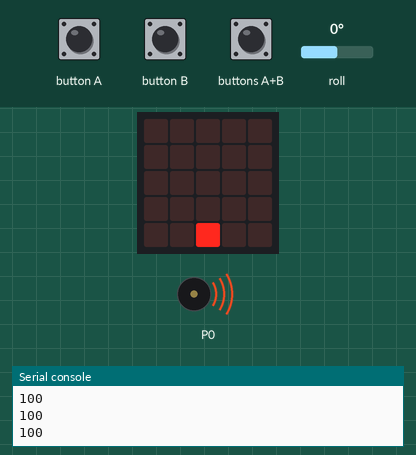
Bench run of a program on a simulated BBC micro:bit (MakeCode). Parts: the board's 5×5 LED display, buzzer (waves = sounding), the last lines printed to the serial console. The inputs (shaded band) are chosen by the test bench; at power-on: roll 0°.

Above: at 1.2 s.
1.3 s: roll set to 90°
At 3.0 s:
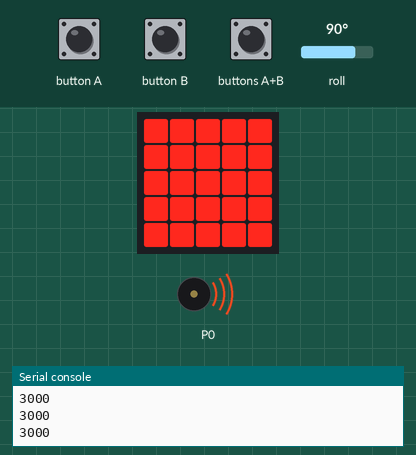
3.3 s: roll set to -172°
At 3.45 s:
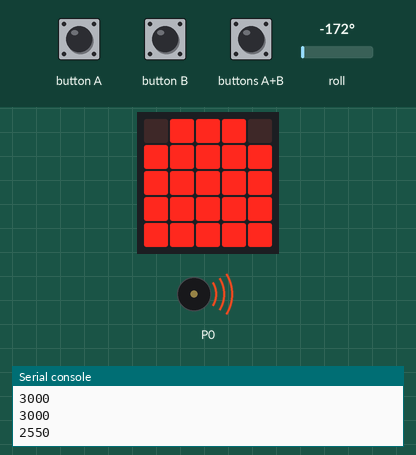
5.3 s: roll set to 172°
At 5.45 s:
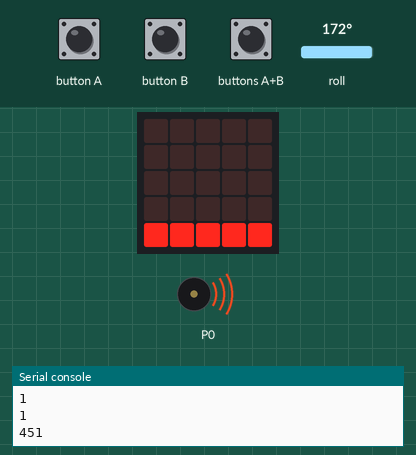
7.3 s: button A pressed for 0.15 s
At 8.1 s:
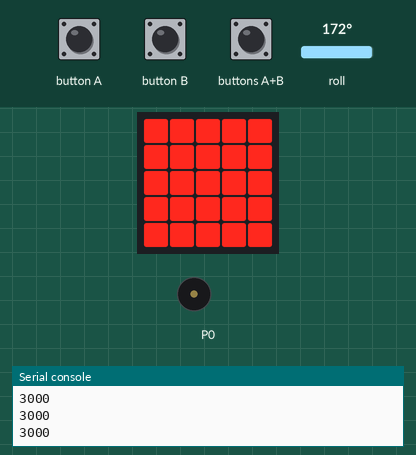
8.9 s: button B pressed for 0.15 s
At 9.5 s:
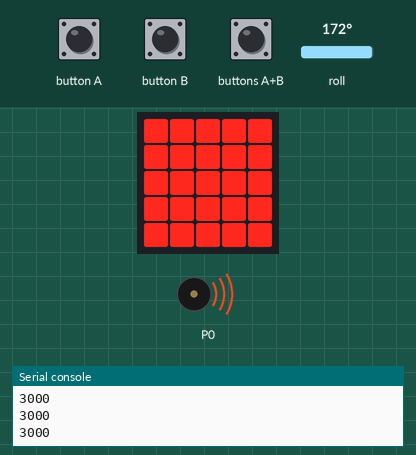
10.5 s: roll set to -90°
At 10.75 s:
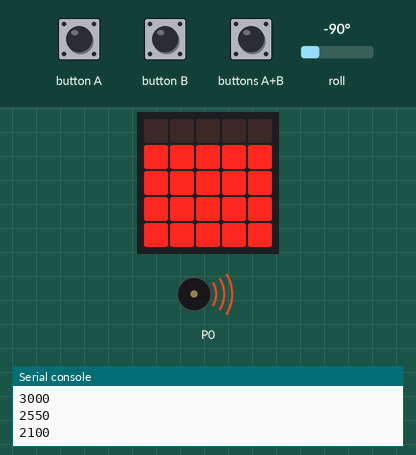
Timing chart, 0 to 13.5 s (numbered marks = the images above; inputs shaded):
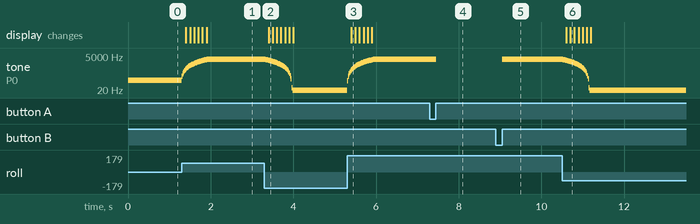

The program:

main.ts
```typescript
input.onButtonPressed(Button.A, function () {
    music.setVolume(music.volume() - 10)
})
input.onButtonPressed(Button.AB, function () {
    if (mute == 0) {
        mute = 1
        music.setVolume(0)
    } else {
        mute = 0
        music.setVolume(10)
    }
})
input.onButtonPressed(Button.B, function () {
    music.setVolume(music.volume() + 10)
})
let naklon = 0
let mute = 0
mute = 0
music.setVolume(10)
let naklon_min = -90
let naklon_max = 90
let ton = 100
basic.forever(function () {
    naklon = input.rotation(Rotation.Roll)
    if (naklon < naklon_min) {
        naklon = naklon_min
    }
    if (naklon > naklon_max) {
        naklon = naklon_max
    }
    ton = Math.constrain(ton + naklon, 1, 3000)
    music.ringTone(ton)
})
loops.everyInterval(100, function () {
    led.plotBarGraph(
    ton,
    3000
    )
})
```

test.ts
```typescript
// Tady jsou testy. Při použití tohoto balíčku jako rozšíření nebude zkompilováno.
```

Measured:
- after the input at 1.3 s, tone on P0: plays 190 Hz for 0.02 s, 280 Hz for 0.02 s, 370 Hz for 0.02 s, 460 Hz for 0.02 s, 550 Hz for 0.02 s, 640 Hz for 0.02 s … (33 notes in this stretch), starting at once; the display: first changes after 0.10 s (image 1 shows a later state)
- after the input at 3.3 s, tone on P0: plays 2910 Hz for 0.02 s, 2820 Hz for 0.02 s, 2730 Hz for 0.02 s, 2640 Hz for 0.02 s, 2550 Hz for 0.02 s, 2460 Hz for 0.02 s … (34 notes in this stretch), starting at once; the display: changes after 0.10 s (image 2)
- after the input at 5.3 s, tone on P0: plays 91 Hz for 0.02 s, 181 Hz for 0.02 s, 271 Hz for 0.02 s, 361 Hz for 0.02 s, 451 Hz for 0.02 s, 541 Hz for 0.02 s … (34 notes in this stretch), starting at once; the display: changes after 0.10 s (image 3)
- after the input at 7.3 s, tone on P0: 3000 Hz → silent after 0.16 s
- after the input at 8.9 s, tone on P0: silent → 3000 Hz after 0.16 s
- after the input at 10.5 s, tone on P0: plays 2910 Hz for 0.02 s, 2820 Hz for 0.02 s, 2730 Hz for 0.02 s, 2640 Hz for 0.02 s, 2550 Hz for 0.02 s, 2460 Hz for 0.02 s … (34 notes in this stretch), starting at once; the display: first changes after 0.10 s (image 6 shows a later state)
